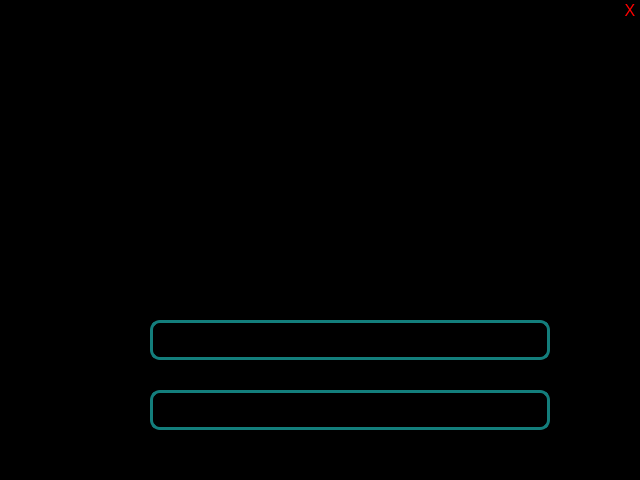
<?xml version="1.0" encoding="UTF-8"?>
<ui version="4.0">
 <class>Login</class>
 <widget class="QWidget" name="Login">
  <property name="geometry">
   <rect>
    <x>0</x>
    <y>0</y>
    <width>640</width>
    <height>480</height>
   </rect>
  </property>
  <property name="font">
   <font>
    <family>Arial</family>
    <pointsize>12</pointsize>
   </font>
  </property>
  <property name="windowTitle">
   <string>VColCOSP V1.0 Login</string>
  </property>
  <property name="styleSheet">
   <string notr="true">background-color: rgb(0, 0, 0);
color: rgb(170, 170, 255);</string>
  </property>
  <widget class="QFrame" name="frame">
   <property name="geometry">
    <rect>
     <x>0</x>
     <y>20</y>
     <width>640</width>
     <height>271</height>
    </rect>
   </property>
   <property name="styleSheet">
    <string notr="true">border-image: url(:/resource/resources/login_background.png);</string>
   </property>
   <property name="frameShape">
    <enum>QFrame::StyledPanel</enum>
   </property>
   <property name="frameShadow">
    <enum>QFrame::Raised</enum>
   </property>
  </widget>
  <widget class="QPushButton" name="pushButton_close">
   <property name="geometry">
    <rect>
     <x>620</x>
     <y>0</y>
     <width>20</width>
     <height>20</height>
    </rect>
   </property>
   <property name="font">
    <font>
     <family>Arial</family>
     <pointsize>12</pointsize>
    </font>
   </property>
   <property name="cursor">
    <cursorShape>PointingHandCursor</cursorShape>
   </property>
   <property name="styleSheet">
    <string notr="true">border-radius:10px;
background-color: rgb(0, 0, 0);
color:rgb(255, 0, 0);</string>
   </property>
   <property name="text">
    <string>X</string>
   </property>
  </widget>
  <widget class="QLabel" name="label">
   <property name="geometry">
    <rect>
     <x>80</x>
     <y>327</y>
     <width>30</width>
     <height>30</height>
    </rect>
   </property>
   <property name="text">
    <string/>
   </property>
   <property name="pixmap">
    <pixmap resource="../resources.qrc">:/resource/resources/icon_user.png</pixmap>
   </property>
   <property name="scaledContents">
    <bool>true</bool>
   </property>
  </widget>
  <widget class="QTextEdit" name="t_user_name">
   <property name="geometry">
    <rect>
     <x>150</x>
     <y>320</y>
     <width>400</width>
     <height>40</height>
    </rect>
   </property>
   <property name="font">
    <font>
     <family>Arial</family>
     <pointsize>16</pointsize>
    </font>
   </property>
   <property name="styleSheet">
    <string notr="true">border:3px solid rgb(19, 126, 124);
border-radius:10px;
color: rgb(255, 255, 255);</string>
   </property>
   <property name="frameShadow">
    <enum>QFrame::Plain</enum>
   </property>
   <property name="lineWidth">
    <number>6</number>
   </property>
  </widget>
  <widget class="QLabel" name="label_2">
   <property name="geometry">
    <rect>
     <x>70</x>
     <y>395</y>
     <width>60</width>
     <height>30</height>
    </rect>
   </property>
   <property name="text">
    <string/>
   </property>
   <property name="pixmap">
    <pixmap resource="../resources.qrc">:/resource/resources/icon_key.png</pixmap>
   </property>
   <property name="scaledContents">
    <bool>true</bool>
   </property>
  </widget>
  <widget class="QTextEdit" name="t_password">
   <property name="geometry">
    <rect>
     <x>150</x>
     <y>390</y>
     <width>400</width>
     <height>40</height>
    </rect>
   </property>
   <property name="font">
    <font>
     <family>Arial</family>
     <pointsize>16</pointsize>
    </font>
   </property>
   <property name="styleSheet">
    <string notr="true">border:3px solid rgb(19, 126, 124);
border-radius:10px;
color: rgb(255, 255, 255);</string>
   </property>
   <property name="frameShadow">
    <enum>QFrame::Plain</enum>
   </property>
   <property name="lineWidth">
    <number>6</number>
   </property>
  </widget>
  <widget class="QPushButton" name="pushButton_login">
   <property name="geometry">
    <rect>
     <x>590</x>
     <y>440</y>
     <width>41</width>
     <height>28</height>
    </rect>
   </property>
   <property name="font">
    <font>
     <family>Arial</family>
     <pointsize>14</pointsize>
     <weight>50</weight>
     <bold>false</bold>
     <underline>false</underline>
    </font>
   </property>
   <property name="cursor">
    <cursorShape>PointingHandCursor</cursorShape>
   </property>
   <property name="toolTip">
    <string>&lt;html&gt;&lt;head/&gt;&lt;body&gt;&lt;p&gt;&lt;span style=&quot; font-weight:600; font-style:italic; color:#137e7c;&quot;&gt;Login&lt;/span&gt;&lt;/p&gt;&lt;/body&gt;&lt;/html&gt;</string>
   </property>
   <property name="styleSheet">
    <string notr="true">
border-radius:10px;
</string>
   </property>
   <property name="text">
    <string/>
   </property>
   <property name="icon">
    <iconset resource="../resources.qrc">
     <normaloff>:/resource/resources/icon_go.png</normaloff>:/resource/resources/icon_go.png</iconset>
   </property>
   <property name="iconSize">
    <size>
     <width>32</width>
     <height>32</height>
    </size>
   </property>
   <property name="flat">
    <bool>false</bool>
   </property>
  </widget>
 </widget>
 <resources>
  <include location="../resources.qrc"/>
 </resources>
 <connections/>
</ui>
